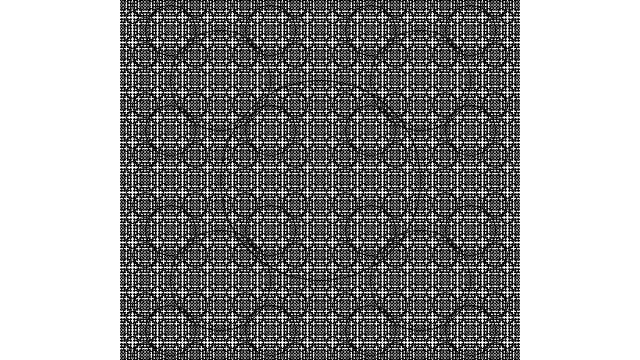
Frame 1 (no input)
Frame 60 (the mouse pressed at the canvas centre just before this capture): identical to frame 1, image omitted
Frame 120 (the mouse held since frame 60 and released just before this capture): identical to frame 1, image omitted

The Processing sketch that drew this single still picture (run headless with seeded random() and noise(); from frame 60 on, the mouse is pressed at the canvas centre):

// Processing sketch: Recursion_of_Circles_
// ── Recursion_of_Circles_.pde
void setup() {
  size(640,360);
}
 
void draw() {
  background(255);
  drawCircle(width/2,height/2,200);
}
 
void drawCircle(float x, float y, float radius) {
  stroke(0);
  noFill();
  ellipse(x, y, radius, radius);
  if(radius > 2) {
    drawCircle(x + radius/2, y  + radius/2, radius/2);
    drawCircle(x - radius/2, y - radius/2, radius/2);
    drawCircle(x - radius/2, y  + radius/2, radius/2);
    drawCircle(x + radius/2, y - radius/2, radius/2);
 
  }
}
